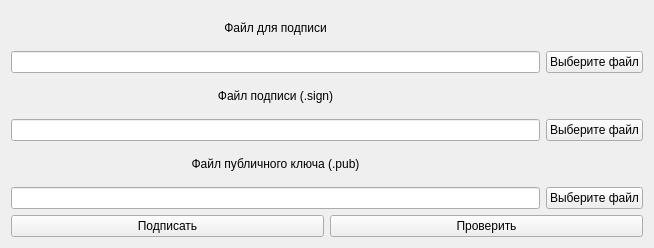
<?xml version="1.0" encoding="UTF-8"?>
<ui version="4.0">
 <class>Widget</class>
 <widget class="QWidget" name="Widget">
  <property name="geometry">
   <rect>
    <x>0</x>
    <y>0</y>
    <width>654</width>
    <height>248</height>
   </rect>
  </property>
  <property name="windowTitle">
   <string>Widget</string>
  </property>
  <property name="layoutDirection">
   <enum>Qt::LeftToRight</enum>
  </property>
  <layout class="QGridLayout" name="gridLayout_5">
   <property name="sizeConstraint">
    <enum>QLayout::SetDefaultConstraint</enum>
   </property>
   <item row="3" column="0">
    <layout class="QGridLayout" name="gridLayout_4">
     <item row="1" column="0">
      <widget class="QPushButton" name="sign_btn">
       <property name="text">
        <string>Подписать</string>
       </property>
      </widget>
     </item>
     <item row="1" column="1">
      <widget class="QPushButton" name="verify_btn">
       <property name="text">
        <string>Проверить</string>
       </property>
      </widget>
     </item>
    </layout>
   </item>
   <item row="1" column="0">
    <layout class="QGridLayout" name="gridLayout_2">
     <item row="1" column="0">
      <widget class="QLineEdit" name="sign_path_field">
       <property name="readOnly">
        <bool>true</bool>
       </property>
      </widget>
     </item>
     <item row="1" column="1">
      <widget class="QPushButton" name="choose_sign_btn">
       <property name="text">
        <string>Выберите файл</string>
       </property>
      </widget>
     </item>
     <item row="0" column="0">
      <widget class="QLabel" name="label_2">
       <property name="text">
        <string>Файл подписи (.sign)</string>
       </property>
       <property name="alignment">
        <set>Qt::AlignCenter</set>
       </property>
      </widget>
     </item>
    </layout>
   </item>
   <item row="0" column="0">
    <layout class="QGridLayout" name="gridLayout">
     <item row="1" column="0">
      <widget class="QLineEdit" name="file_path_field">
       <property name="readOnly">
        <bool>true</bool>
       </property>
      </widget>
     </item>
     <item row="1" column="1">
      <widget class="QPushButton" name="choose_file_btn">
       <property name="text">
        <string>Выберите файл</string>
       </property>
      </widget>
     </item>
     <item row="0" column="0">
      <widget class="QLabel" name="label">
       <property name="text">
        <string>Файл для подписи</string>
       </property>
       <property name="alignment">
        <set>Qt::AlignCenter</set>
       </property>
      </widget>
     </item>
    </layout>
   </item>
   <item row="2" column="0">
    <layout class="QGridLayout" name="gridLayout_3">
     <item row="0" column="0">
      <widget class="QLabel" name="label_3">
       <property name="text">
        <string>Файл публичного ключа (.pub)</string>
       </property>
       <property name="alignment">
        <set>Qt::AlignCenter</set>
       </property>
      </widget>
     </item>
     <item row="1" column="0">
      <widget class="QLineEdit" name="pub_path_field">
       <property name="readOnly">
        <bool>true</bool>
       </property>
      </widget>
     </item>
     <item row="1" column="1">
      <widget class="QPushButton" name="choose_pub_btn">
       <property name="text">
        <string>Выберите файл</string>
       </property>
      </widget>
     </item>
    </layout>
   </item>
  </layout>
 </widget>
 <resources/>
 <connections/>
</ui>
